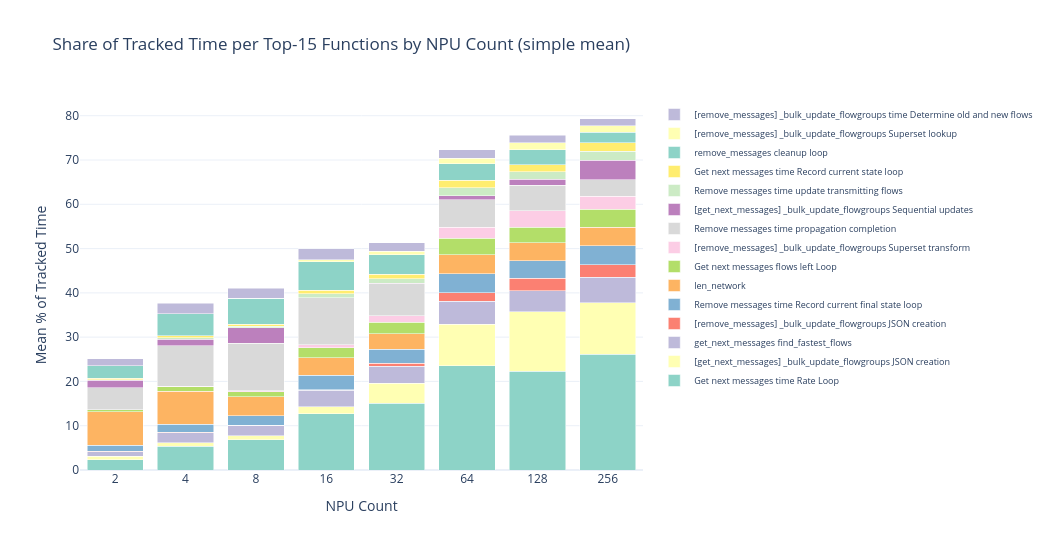
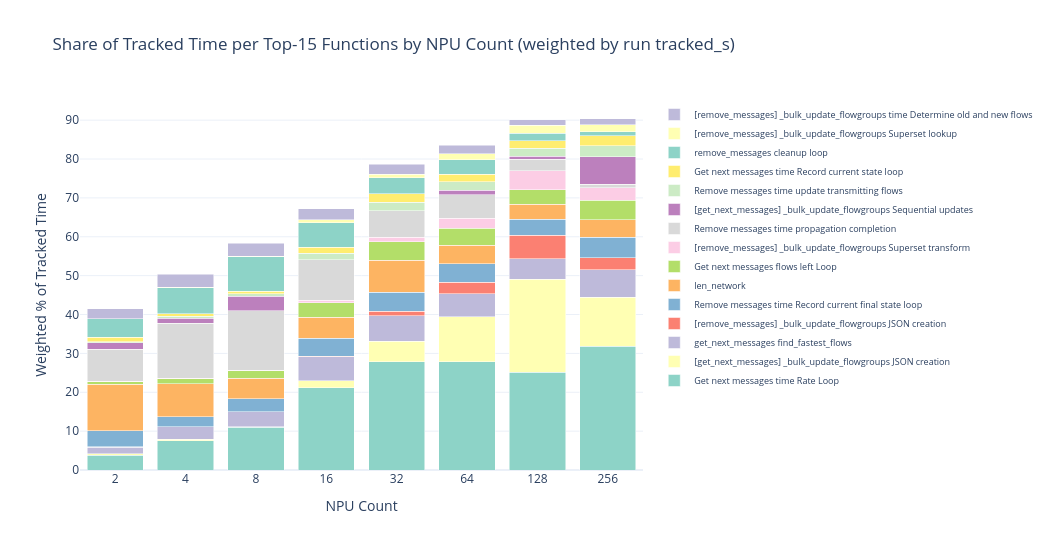

Write notebook code for charts like these, in order.
### Code cell
# --- Stacked bar: % of tracked time per function, grouped by NPU count ---
# Two versions: simple mean, and time-weighted mean (weighted by tracked_s of each run)

# Pick top 15 sections by total time
top15_names = top_sections['section'].head(15).tolist()

# Merge tracked_s from df into et_noinit for weighting
et_with_weight = et_noinit[et_noinit['section'].isin(top15_names)].merge(
    df[['workload', 'npu_count', 'run', 'tracked_s']], on=['workload', 'npu_count', 'run']
)

# --- Simple mean (original) ---
pct_by_npu = (
    et_with_weight
    .groupby(['npu_count', 'section'], as_index=False)['pct']
    .mean()
)

fig1 = go.Figure()
colors = px.colors.qualitative.Set3[:len(top15_names)]
for i, sec in enumerate(top15_names):
    sdf = pct_by_npu[pct_by_npu['section'] == sec].sort_values('npu_count')
    fig1.add_trace(go.Bar(
        x=sdf['npu_count'].astype(str), y=sdf['pct'],
        name=sec, marker_color=colors[i % len(colors)],
    ))

fig1.update_layout(
    barmode='stack',
    title='Share of Tracked Time per Top-15 Functions by NPU Count (simple mean)',
    xaxis_title='NPU Count', yaxis_title='Mean % of Tracked Time',
    template='plotly_white', font=dict(size=12),
    height=550, width=1050,
    legend=dict(font=dict(size=9)),
)
fig1.show()

# --- Time-weighted mean: weight each run's pct by its tracked_s ---
def weighted_mean(group):
    w = group['tracked_s']
    total_w = w.sum()
    if total_w == 0:
        return group['pct'].mean()
    return (group['pct'] * w).sum() / total_w

pct_by_npu_weighted = (
    et_with_weight
    .groupby(['npu_count', 'section'])
    .apply(weighted_mean, include_groups=False)
    .reset_index(name='pct_weighted')
)

fig2 = go.Figure()
for i, sec in enumerate(top15_names):
    sdf = pct_by_npu_weighted[pct_by_npu_weighted['section'] == sec].sort_values('npu_count')
    fig2.add_trace(go.Bar(
        x=sdf['npu_count'].astype(str), y=sdf['pct_weighted'],
        name=sec, marker_color=colors[i % len(colors)],
    ))

fig2.update_layout(
    barmode='stack',
    title='Share of Tracked Time per Top-15 Functions by NPU Count (weighted by run tracked_s)',
    xaxis_title='NPU Count', yaxis_title='Weighted % of Tracked Time',
    template='plotly_white', font=dict(size=12),
    height=550, width=1050,
    legend=dict(font=dict(size=9)),
)
fig2.show()

### Figure 1 — Plotly figure (JSON) as saved in the notebook; plotly's stock layout.template omitted (floating-point values rounded to 4 significant figures)
{"data": [{"marker": {"color": "rgb(141,211,199)"}, "name": "Get next messages time Rate Loop", "type": "bar", "x": ["2", "4", "8", "16", "32", "64", "128", "256"], "y": [2.313, 5.41, 6.884, 12.68, 15.07, 23.53, 22.32, 26.09]}, {"marker": {"color": "rgb(255,255,179)"}, "name": "[get_next_messages] _bulk_update_flowgroups JSON creation", "type": "bar", "x": ["2", "4", "8", "16", "32", "64", "128", "256"], "y": [0.8007, 0.7809, 0.9016, 1.557, 4.501, 9.382, 13.43, 11.7]}, {"marker": {"color": "rgb(190,186,218)"}, "name": "get_next_messages find_fastest_flows", "type": "bar", "x": ["2", "4", "8", "16", "32", "64", "128", "256"], "y": [1.051, 2.266, 2.319, 3.796, 3.852, 5.225, 4.779, 5.698]}, {"marker": {"color": "rgb(251,128,114)"}, "name": "[remove_messages] _bulk_update_flowgroups JSON creation", "type": "bar", "x": ["2", "4", "8", "16", "32", "64", "128", "256"], "y": [0.03026, 0.01517, 0.008848, 0.07222, 0.7117, 1.928, 2.804, 2.807]}, {"marker": {"color": "rgb(128,177,211)"}, "name": "Remove messages time Record current final state loop", "type": "bar", "x": ["2", "4", "8", "16", "32", "64", "128", "256"], "y": [1.384, 1.86, 2.182, 3.259, 3.106, 4.216, 3.964, 4.381]}, {"marker": {"color": "rgb(253,180,98)"}, "name": "len_network", "type": "bar", "x": ["2", "4", "8", "16", "32", "64", "128", "256"], "y": [7.57, 7.469, 4.217, 4.025, 3.557, 4.28, 4.063, 4.1]}, {"marker": {"color": "rgb(179,222,105)"}, "name": "Get next messages flows left Loop", "type": "bar", "x": ["2", "4", "8", "16", "32", "64", "128", "256"], "y": [0.4169, 1.003, 1.191, 2.23, 2.575, 3.765, 3.461, 4.091]}, {"marker": {"color": "rgb(252,205,229)"}, "name": "[remove_messages] _bulk_update_flowgroups Superset transform", "type": "bar", "x": ["2", "4", "8", "16", "32", "64", "128", "256"], "y": [0.04874, 0.1123, 0.2154, 0.6805, 1.405, 2.468, 3.765, 2.976]}, {"marker": {"color": "rgb(217,217,217)"}, "name": "Remove messages time propagation completion", "type": "bar", "x": ["2", "4", "8", "16", "32", "64", "128", "256"], "y": [4.969, 9.126, 10.74, 10.6, 7.333, 6.249, 5.703, 3.682]}, {"marker": {"color": "rgb(188,128,189)"}, "name": "[get_next_messages] _bulk_update_flowgroups Sequential updates", "type": "bar", "x": ["2", "4", "8", "32", "64", "128", "256"], "y": [1.634, 1.503, 3.468, 0.0336, 0.8996, 1.36, 4.419]}, {"marker": {"color": "rgb(204,235,197)"}, "name": "Remove messages time update transmitting flows", "type": "bar", "x": ["2", "4", "8", "16", "32", "64", "128", "256"], "y": [0.1774, 0.3671, 0.3775, 0.9293, 1.082, 1.819, 1.741, 2.061]}, {"marker": {"color": "rgb(255,237,111)"}, "name": "Get next messages time Record current state loop", "type": "bar", "x": ["2", "4", "8", "16", "32", "64", "128", "256"], "y": [0.3211, 0.3822, 0.4027, 0.8009, 1.003, 1.699, 1.58, 1.9]}, {"marker": {"color": "rgb(141,211,199)"}, "name": "remove_messages cleanup loop", "type": "bar", "x": ["2", "4", "8", "16", "32", "64", "128", "256"], "y": [2.825, 4.963, 5.83, 6.421, 4.345, 3.738, 3.353, 2.36]}, {"marker": {"color": "rgb(255,255,179)"}, "name": "[remove_messages] _bulk_update_flowgroups Superset lookup", "type": "bar", "x": ["2", "4", "8", "16", "32", "64", "128", "256"], "y": [0.01088, 0.02466, 0.06207, 0.4552, 0.8555, 1.186, 1.565, 1.486]}, {"marker": {"color": "rgb(190,186,218)"}, "name": "[remove_messages] _bulk_update_flowgroups time Determine old and new flows", "type": "bar", "x": ["2", "4", "8", "16", "32", "64", "128", "256"], "y": [1.514, 2.357, 2.276, 2.479, 1.917, 1.971, 1.735, 1.617]}], "layout": {"barmode": "stack", "font": {"size": 12}, "height": 550, "legend": {"font": {"size": 9}}, "title": {"text": "Share of Tracked Time per Top-15 Functions by NPU Count (simple mean)"}, "width": 1050, "xaxis": {"title": {"text": "NPU Count"}}, "yaxis": {"title": {"text": "Mean % of Tracked Time"}}}}

### Figure 2 — Plotly figure (JSON) as saved in the notebook; plotly's stock layout.template omitted (floating-point values rounded to 4 significant figures)
{"data": [{"marker": {"color": "rgb(141,211,199)"}, "name": "Get next messages time Rate Loop", "type": "bar", "x": ["2", "4", "8", "16", "32", "64", "128", "256"], "y": [3.787, 7.577, 10.94, 21.11, 27.88, 27.82, 25.21, 31.83]}, {"marker": {"color": "rgb(255,255,179)"}, "name": "[get_next_messages] _bulk_update_flowgroups JSON creation", "type": "bar", "x": ["2", "4", "8", "16", "32", "64", "128", "256"], "y": [0.3884, 0.341, 0.2331, 1.873, 5.281, 11.61, 23.83, 12.58]}, {"marker": {"color": "rgb(190,186,218)"}, "name": "get_next_messages find_fastest_flows", "type": "bar", "x": ["2", "4", "8", "16", "32", "64", "128", "256"], "y": [1.737, 3.192, 3.808, 6.086, 6.532, 5.962, 5.246, 7.121]}, {"marker": {"color": "rgb(251,128,114)"}, "name": "[remove_messages] _bulk_update_flowgroups JSON creation", "type": "bar", "x": ["2", "4", "8", "16", "32", "64", "128", "256"], "y": [0.01772, 0.007699, 0.002275, 0.2279, 1.199, 2.892, 6.102, 3.069]}, {"marker": {"color": "rgb(128,177,211)"}, "name": "Remove messages time Record current final state loop", "type": "bar", "x": ["2", "4", "8", "16", "32", "64", "128", "256"], "y": [4.191, 2.565, 3.402, 4.551, 4.792, 4.781, 4.096, 5.204]}, {"marker": {"color": "rgb(253,180,98)"}, "name": "len_network", "type": "bar", "x": ["2", "4", "8", "16", "32", "64", "128", "256"], "y": [11.92, 8.446, 5.254, 5.445, 8.295, 4.772, 3.819, 4.589]}, {"marker": {"color": "rgb(179,222,105)"}, "name": "Get next messages flows left Loop", "type": "bar", "x": ["2", "4", "8", "16", "32", "64", "128", "256"], "y": [0.6933, 1.404, 1.93, 3.738, 4.692, 4.291, 3.812, 4.983]}, {"marker": {"color": "rgb(252,205,229)"}, "name": "[remove_messages] _bulk_update_flowgroups Superset transform", "type": "bar", "x": ["2", "4", "8", "16", "32", "64", "128", "256"], "y": [0.04813, 0.05549, 0.07855, 0.5751, 1.156, 2.572, 4.798, 3.194]}, {"marker": {"color": "rgb(217,217,217)"}, "name": "Remove messages time propagation completion", "type": "bar", "x": ["2", "4", "8", "16", "32", "64", "128", "256"], "y": [8.29, 14.19, 15.38, 10.53, 6.858, 6.158, 3.049, 0.9473]}, {"marker": {"color": "rgb(188,128,189)"}, "name": "[get_next_messages] _bulk_update_flowgroups Sequential updates", "type": "bar", "x": ["2", "4", "8", "32", "64", "128", "256"], "y": [1.627, 1.292, 3.667, 0.03352, 1.063, 0.7828, 7.115]}, {"marker": {"color": "rgb(204,235,197)"}, "name": "Remove messages time update transmitting flows", "type": "bar", "x": ["2", "4", "8", "16", "32", "64", "128", "256"], "y": [0.2931, 0.5153, 0.6854, 1.676, 2.125, 2.165, 2.069, 2.8]}, {"marker": {"color": "rgb(255,237,111)"}, "name": "Get next messages time Record current state loop", "type": "bar", "x": ["2", "4", "8", "16", "32", "64", "128", "256"], "y": [1.107, 0.548, 0.6438, 1.457, 2.264, 1.994, 1.884, 2.601]}, {"marker": {"color": "rgb(141,211,199)"}, "name": "remove_messages cleanup loop", "type": "bar", "x": ["2", "4", "8", "16", "32", "64", "128", "256"], "y": [4.78, 6.814, 8.89, 6.301, 4.03, 3.689, 1.987, 1.02]}, {"marker": {"color": "rgb(255,255,179)"}, "name": "[remove_messages] _bulk_update_flowgroups Superset lookup", "type": "bar", "x": ["2", "4", "8", "16", "32", "64", "128", "256"], "y": [0.004534, 0.01162, 0.02304, 0.7389, 0.9757, 1.62, 1.962, 1.746]}, {"marker": {"color": "rgb(190,186,218)"}, "name": "[remove_messages] _bulk_update_flowgroups time Determine old and new flows", "type": "bar", "x": ["2", "4", "8", "16", "32", "64", "128", "256"], "y": [2.59, 3.391, 3.451, 2.911, 2.556, 2.102, 1.399, 1.613]}], "layout": {"barmode": "stack", "font": {"size": 12}, "height": 550, "legend": {"font": {"size": 9}}, "title": {"text": "Share of Tracked Time per Top-15 Functions by NPU Count (weighted by run tracked_s)"}, "width": 1050, "xaxis": {"title": {"text": "NPU Count"}}, "yaxis": {"title": {"text": "Weighted % of Tracked Time"}}}}
